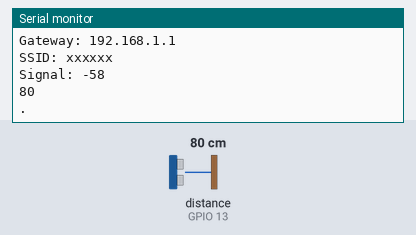
Bench run of a sketch on a simulated ESP8266 (NodeMCU). On the bench: the last lines printed to the serial monitor. Wiring (inferred from the names in the program): ultrasonic range finder: trigger GPIO 15; echo GPIO 13. The test bench sets the inputs (shaded band); at power-on: distance to the obstacle (sensor on GPIO 13) 80 cm. The echo pulse lasts 58.3 µs per cm; WiFi joins after 1.5 s; servers stay silent unless stated.

Above: at 2.7 s.
2.8 s: distance to the obstacle (sensor on GPIO 13) set to 2 cm
At 2.8 s:
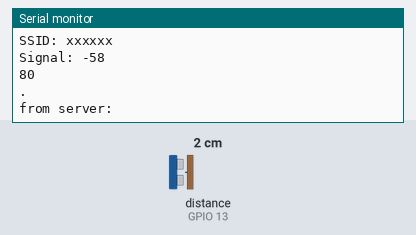
5.7 s: distance to the obstacle (sensor on GPIO 13) set to 4 cm
At 6.9 s:
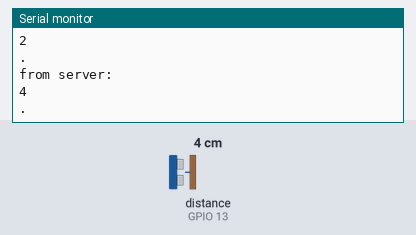
Timing chart, 0 to 8.7 s (numbered marks = the images above; inputs shaded):
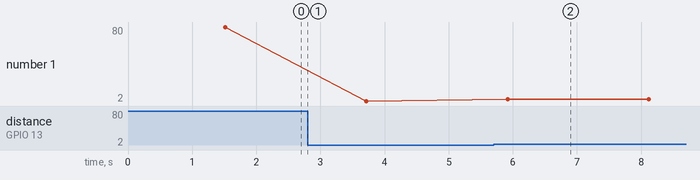

Measured:
- after the input at 5.7 s, the serial monitor: prints a new line after 0.22 s (image 2)
- plotted number 1: 80 → 2 after the input at 2.8 s, 2 → 4 after the input at 5.7 s

The sketch:

Diesel_Client.ino
```cpp
#include <ESP8266WiFi.h>

byte ledPin = 2;

char ssid[] = "xxxxxx";           // SSID of your home WiFi
char pass[] = "xxxxxx";           // password of your home WiFi
IPAddress server(192,168,1,90);   // the fix IP address of the server
WiFiClient client;

// defines pins numbers
#define echoPin 13 // D7
#define trigPin 15 // D8

int maximumRange = 350; // Maximum range needed
int minimumRange = 0;   // Minimum range needed
long duration, distance; // Duration used to calculate distance

void setup() {
pinMode(trigPin, OUTPUT); // Sets the trigPin as an Output
pinMode(echoPin, INPUT); // Sets the echoPin as an Input

Serial.begin(115200);               // only for debug
  connect_2_wifi();
}

void loop() {

 digitalWrite(trigPin, LOW);
 delayMicroseconds(2);
 digitalWrite(trigPin, HIGH);
 delayMicroseconds(10);
 digitalWrite(trigPin, LOW);
 duration = pulseIn(echoPin, HIGH);
 distance = duration/58.2; //Calculate the distance (in cm) based on the speed of sound.
 Serial.println(distance); // distance in cm
 //send to server
 client.connect(server, 80);   // Connection to the server
  digitalWrite(ledPin, LOW);    // to show the communication only (inverted logic)
  Serial.println(".");

  client.print(distance);
  client.println("\r");
  String answer = client.readStringUntil('\r');   // receives the answer from the sever
  Serial.println("from server: " + answer);
  client.flush();
  digitalWrite(ledPin, HIGH);
delay(1000);
}

void connect_2_wifi(){
  WiFi.begin(ssid, pass);             // connects to the WiFi router
  while (WiFi.status() != WL_CONNECTED) {
    Serial.print(".");
    delay(500);
  }
  Serial.println("Connected to wifi");
  Serial.print("Status: "); Serial.println(WiFi.status());    // Network parameters
  Serial.print("IP: ");     Serial.println(WiFi.localIP());
  Serial.print("Subnet: "); Serial.println(WiFi.subnetMask());
  Serial.print("Gateway: "); Serial.println(WiFi.gatewayIP());
  Serial.print("SSID: "); Serial.println(WiFi.SSID());
  Serial.print("Signal: "); Serial.println(WiFi.RSSI());
}
```
